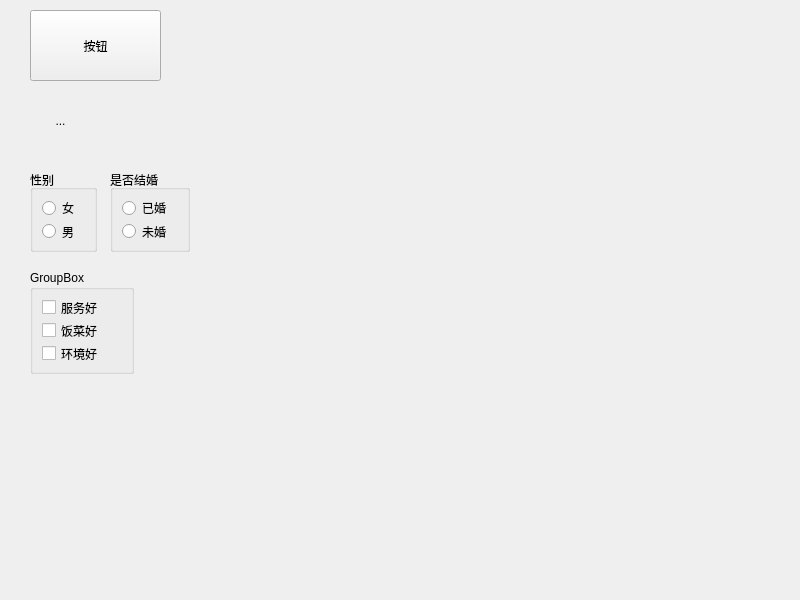
<?xml version="1.0" encoding="UTF-8"?>
<ui version="4.0">
 <class>Widget</class>
 <widget class="QWidget" name="Widget">
  <property name="geometry">
   <rect>
    <x>0</x>
    <y>0</y>
    <width>800</width>
    <height>600</height>
   </rect>
  </property>
  <property name="windowTitle">
   <string>Widget</string>
  </property>
  <widget class="QWidget" name="widget" native="true">
   <property name="geometry">
    <rect>
     <x>560</x>
     <y>310</y>
     <width>120</width>
     <height>80</height>
    </rect>
   </property>
  </widget>
  <widget class="QPushButton" name="pushButton">
   <property name="geometry">
    <rect>
     <x>30</x>
     <y>10</y>
     <width>131</width>
     <height>71</height>
    </rect>
   </property>
   <property name="text">
    <string>按钮</string>
   </property>
   <property name="icon">
    <iconset resource="res.qrc">
     <normaloff>:/pic/lava.jpg</normaloff>:/pic/lava.jpg</iconset>
   </property>
   <property name="iconSize">
    <size>
     <width>50</width>
     <height>50</height>
    </size>
   </property>
  </widget>
  <widget class="QToolButton" name="toolButton">
   <property name="geometry">
    <rect>
     <x>30</x>
     <y>100</y>
     <width>61</width>
     <height>41</height>
    </rect>
   </property>
   <property name="text">
    <string>...</string>
   </property>
   <property name="icon">
    <iconset resource="res.qrc">
     <normaloff>:/pic/nekosilverfox.png</normaloff>:/pic/nekosilverfox.png</iconset>
   </property>
   <property name="iconSize">
    <size>
     <width>30</width>
     <height>30</height>
    </size>
   </property>
   <property name="autoRaise">
    <bool>true</bool>
   </property>
  </widget>
  <widget class="QGroupBox" name="groupBox">
   <property name="geometry">
    <rect>
     <x>30</x>
     <y>170</y>
     <width>67</width>
     <height>82</height>
    </rect>
   </property>
   <property name="title">
    <string>性别</string>
   </property>
   <layout class="QVBoxLayout" name="verticalLayout">
    <item>
     <widget class="QRadioButton" name="radioButton_2">
      <property name="text">
       <string>女</string>
      </property>
     </widget>
    </item>
    <item>
     <widget class="QRadioButton" name="radioButton">
      <property name="text">
       <string>男</string>
      </property>
     </widget>
    </item>
   </layout>
  </widget>
  <widget class="QGroupBox" name="groupBox_2">
   <property name="geometry">
    <rect>
     <x>110</x>
     <y>170</y>
     <width>80</width>
     <height>82</height>
    </rect>
   </property>
   <property name="title">
    <string>是否结婚</string>
   </property>
   <layout class="QVBoxLayout" name="verticalLayout_2">
    <item>
     <widget class="QRadioButton" name="radioButton_3">
      <property name="text">
       <string>已婚</string>
      </property>
     </widget>
    </item>
    <item>
     <widget class="QRadioButton" name="radioButton_4">
      <property name="text">
       <string>未婚</string>
      </property>
     </widget>
    </item>
   </layout>
  </widget>
  <widget class="QGroupBox" name="groupBox_3">
   <property name="geometry">
    <rect>
     <x>30</x>
     <y>270</y>
     <width>104</width>
     <height>104</height>
    </rect>
   </property>
   <property name="title">
    <string>GroupBox</string>
   </property>
   <layout class="QVBoxLayout" name="verticalLayout_3">
    <item>
     <widget class="QCheckBox" name="checkBox">
      <property name="text">
       <string>服务好</string>
      </property>
      <property name="tristate">
       <bool>true</bool>
      </property>
     </widget>
    </item>
    <item>
     <widget class="QCheckBox" name="checkBox_3">
      <property name="text">
       <string>饭菜好</string>
      </property>
     </widget>
    </item>
    <item>
     <widget class="QCheckBox" name="checkBox_2">
      <property name="text">
       <string>环境好</string>
      </property>
     </widget>
    </item>
   </layout>
  </widget>
 </widget>
 <resources>
  <include location="res.qrc"/>
 </resources>
 <connections/>
</ui>
